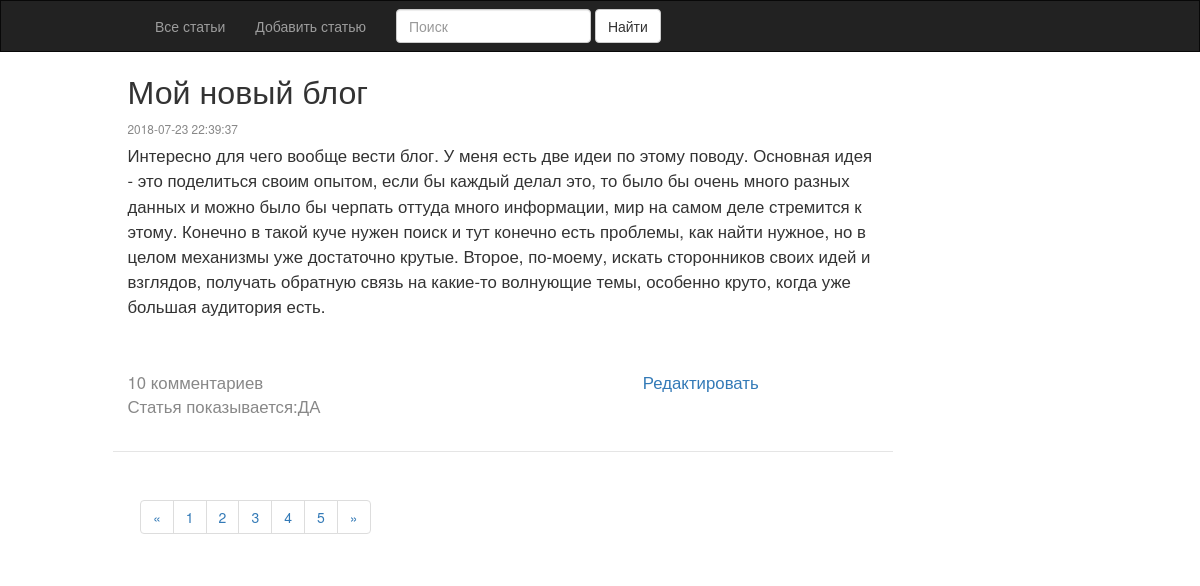
Screenshot of /staff/articles/show.php?id=1 with the database file from the repository.
### tables this page shows
CREATE TABLE IF NOT EXISTS `articles` (
  `id` int(11) NOT NULL AUTO_INCREMENT,
  `author_id` int(11) NOT NULL,
  `create_date` timestamp NOT NULL DEFAULT CURRENT_TIMESTAMP,
  `last_edit_date` timestamp NULL DEFAULT CURRENT_TIMESTAMP ON UPDATE CURRENT_TIMESTAMP,
  `preview_text` text NOT NULL,
  `full_text` text NOT NULL,
  `subject` varchar(256) NOT NULL,
  `visible` tinyint(1) DEFAULT NULL,
  PRIMARY KEY (`id`)
);

### private/classes/databaseobject.class.php (called while the page is built, shortened)
<?php
class DatabaseObject {
     static protected $database;
     static protected $table_name = "";
     static public function set_database($database) {
         self::$database = $database;
     }
     static public function find_by_sql($sql){
         $result = self::$database->query($sql);
         $object_array = [];
         while($record = $result->fetch_assoc()) {
             $object_array[] = static::instantiate($record);
         }
         return $object_array;
     }
     static public function find_by_id($id) {
         $id = self::$database->escape_string($id);
         $sql = "SELECT * FROM " . static::$table_name . " ";
         $sql .= "WHERE id = $id ";
         $object_array = static::find_by_sql($sql);
         if(!empty($object_array)){
             return array_shift($object_array);
         } else {
             return false;
         }
     }
     static protected function instantiate($record) {
         $object = new static;
         foreach($record as $property => $value) {
             if(property_exists($object, $property)) {
                 $object->$property = $value;
             }
         }
         return $object;
     }
}
?>

### private/functions.php (called while the page is built, shortened)
<?php
function u($string="") {
  return urlencode($string);
}
function h($string="") {
  return htmlspecialchars($string);
}
?>

### public/staff/articles/show.php (the view, shortened to what this page needs)
<?php
    $id = $_GET['id'];
    $article = Article::find_by_id($id);
    include(SHARED_PATH . '/staff_header.php');
?>
<div class="main">
    <div class="content container">
      <div class="row">
        <div class="article-list">
            <div class="article col-md-8 col-md-offset-1">
                    <h2 class="a-title"><?php echo h($article->subject); ?></h2>
                    <div class="a-info"><?php echo h($article->create_date); ?></div>
                    <div class="a-content">
                        <?php echo h($article->full_text); ?>
                    </div>
                    <div class="a-footer">
                    <div class="comments"> 10 комментариев </div>
                    <div class="editing col-sm-offset-6"><a href="edit.php?id=<?php echo h(u($article->id)); ?>">Редактировать</a></div>
                    <div class="visible"> Статья показывается:<?php if($article->visible == 1) {echo "ДА";} else { echo "НЕТ"; } ?></div>
                     </div>
            </div>
         </div>
      </div>
    </div>
</div>
       <?php include(SHARED_PATH . '/staff_footer.php'); ?>

### public/css/style.css (style rules this page uses)
.article .a-title { font-family: 'MuseoSansCyr', 'Helvetica Neue', Helvetica, Arial, sans-serif; }
.article { margin-bottom: 2em; border-bottom: 1px solid #e5e5e5; }
h2 { font-size: 2.3em; line-height: 1.125; margin: 0 0 0.375em 0; font-weight: normal; }
.a-info { margin-bottom: 0.5em; font-family: 'Helvetica Neue', Helvetica, Arial, sans-serif; font-size: 0.85em; color: #888; }
.a-content { font-size: 1.2em; line-height: 1.5; }
.a-footer { margin-top: 3em; margin-bottom: 2em; font-size: 1.2em; font-family: 'Helvetica Neue', Helvetica, Arial, sans-serif; color: #888; }
.a-footer .comments { display:inline-block; text-align: left; }
.a-footer .editing { display:inline-block; text-align:right; }

### rows the page displays
articles: subject "Мой новый блог", create_date "2018-07-23 22:39:37", full_text "Интересно для чего вообще вести блог. У меня есть две идеи по этому поводу. Основная идея - это поделиться своим опытом, если бы каждый делал это, то было бы очень много разных данных и можно было бы черпать оттуда много информации, мир на самом деле стремится к этому. Конечно в такой куче нужен поиск и тут конечно есть проблемы, как найти нужное, но в целом механизмы уже достаточно крутые. Второе, по-моему, искать сторонников своих идей и взглядов, получать обратную связь на какие-то волнующие темы, особенно круто, когда уже большая аудитория есть."
